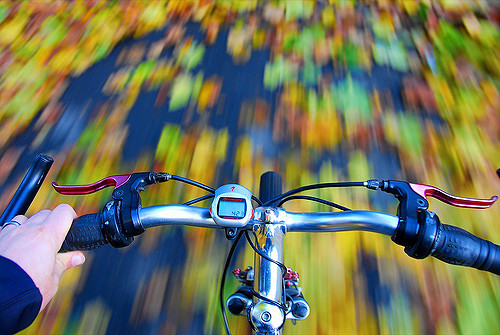
#> input picture 1D_analysis/motion_bike.jpg, 500 x 335 px, found by its file name
$ python first_fft.py
#> lines starting #> are read from the running program, lines starting #| are printed output that depends on the picture
# This is a first attempt at generating the 2D Fourier
# transform of an image using OpenCV

import numpy as np
import cv2
from matplotlib import pyplot as plt

mask = np.zeros((6,6), dtype=int)


# Loads the image
img = cv2.imread('motion_bike.jpg',0)
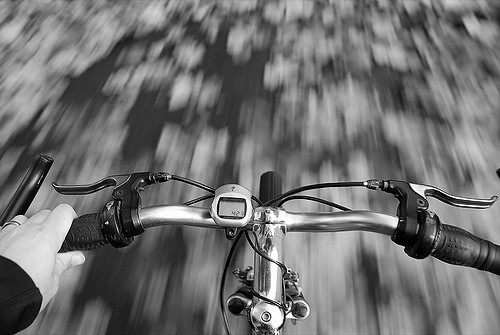
#> img: shape (335, 500); min 0, max 255, mean 111.8

# Performs fft (after converting to float32 and handling the complex output
# Also shifts the output such that 0 is at the center
dft = cv2.dft(np.float32(img), flags = cv2.DFT_COMPLEX_OUTPUT)
dft_shift = np.fft.fftshift(dft)


mag = cv2.magnitude(dft_shift[:,:,0],dft_shift[:,:,1])

# Mask the center to elimate some of the dominating values at low frequencies

mag_r = mag.shape[0]
#> mag_r = 335
mag_c = mag.shape[1]
#> mag_c = 500
ctr = [mag_r//2,mag_c//2]
#> ctr = [167, 250]

#mag[ctr[0]-3:ctr[0]+3,ctr[1]-3:ctr[[1]+3] = mask

# Converts values to decibels
magnitude_spectrum = 20*np.log(mag)
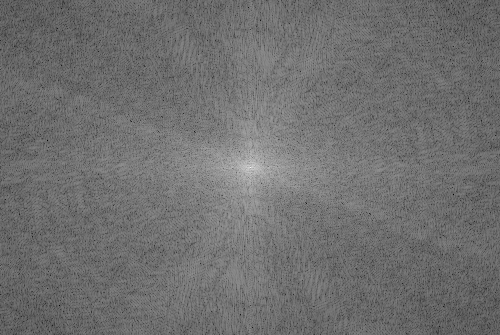
#> magnitude_spectrum: shape (335, 500) float32; min 37.42, max 334.9, mean 168; drawn with min black and max white


plt.subplot(131),plt.imshow(img, cmap = 'gray')
plt.title('Input Image'), plt.xticks([]), plt.yticks([])

plt.subplot(132),plt.imshow(mag, cmap = 'gray')
plt.title('Magnitude Spectrum'), plt.xticks([]), plt.yticks([])


plt.subplot(133),plt.imshow(magnitude_spectrum, cmap = 'gray')
plt.title('Magnitude Spectrum (dB)'), plt.xticks([]), plt.yticks([])


plt.show()
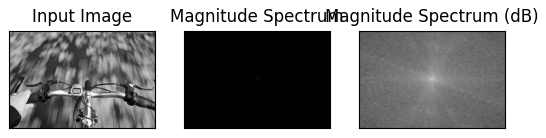
#> figure drawn by matplotlib, 3 panels
